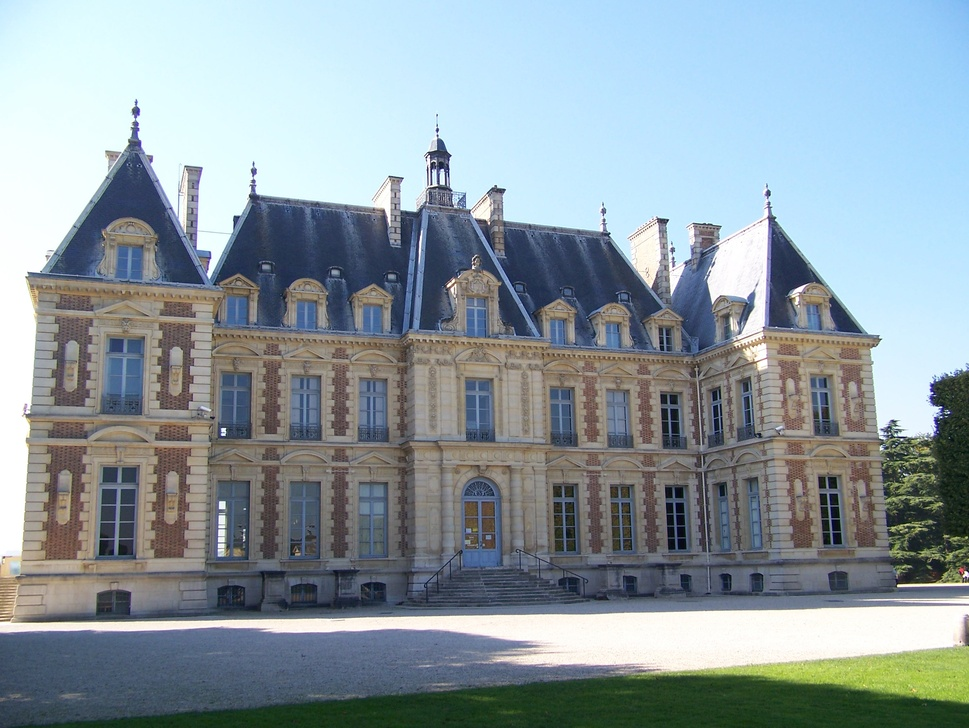
#> input picture sfm/images2/00001.jpg, 969 x 728 px, shrunk from 2832 x 2128 before the run; its folder holds 4 pictures in this run
$ python sfm.py
#> lines starting #> are read from the running program, lines starting #| are printed output that depends on the picture
#!/usr/bin/env python
# -*- coding: utf-8 -*-
# @Time        :2021/12/24 16:49
# @Author      :weiz
# @ProjectName :Sfm-python-master
# @File        :sfm.py
# @Description :
import os
import sys
import cv2
import numpy as np
from scipy.optimize import least_squares
import math
import matplotlib.pyplot as plt
from mpl_toolkits.mplot3d import Axes3D
#from mayavi import mlab  # 这个安装挺麻烦的，不过不依赖也行，它只是方便展示作用
import time

def extract_feature(image_names):
    """
    extract feature
    :param image_names:
    :return:
    """
    sift = cv2.SIFT_create(0, 3, 0.04, 10)
    key_points_for_all = []  # 关键点信息，包括：angle、class_id、octave、pt、response、size
    descriptor_for_all = []  # 特征点的特征描述符，是一个一维列表，列表元素为Dmatch类型
    colors_for_all = []  # 特征点该点的颜色信息
    image_for_all = []  # 图片

    for image_name in image_names:
        image = cv2.imread(image_name)
#> image is the input picture: shape (728, 969, 3); mean B, G, R 161.4, 154.4, 140.5

        if image is None:
            print("the {} path is error!".format(image_name))
            continue

        gray = cv2.cvtColor(image, cv2.COLOR_BGR2GRAY)
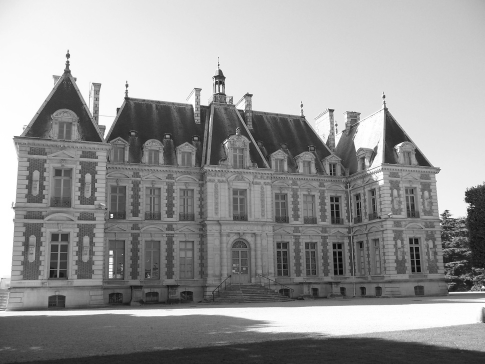
#> gray: shape (728, 969) (shown at 1/2 size); min 3, max 255, mean 151
        key_points, descriptor = sift.detectAndCompute(gray, None)
#> key_points = 3708 keypoints; strongest (x, y, size): (899, 586, 2.2), (136, 111, 5.8), (223, 430, 3.2), (222, 505, 5.2)
        if len(key_points) <= 10:
            print("This {} has less than 10 feature points!".format(image_name))
            continue

        key_points_for_all.append(key_points)
        descriptor_for_all.append(descriptor)

        colors = np.zeros((len(key_points), 3))
        for i, key_point in enumerate(key_points):
            p = key_point.pt
            colors[i] = image[int(p[1])][int(p[0])]
#> this loop made 3708 passes
#> (key_point, p) on passes 1 to 3: (keypoint at (2.3, 699.1), size 2.7, (2.29, 699.1)), (keypoint at (2.3, 699.1), size 2.7, (2.29, 699.1)), (keypoint at (7, 573.9), size 6.3, (6.97, 573.9))
        colors_for_all.append(colors)

        image_for_all.append(image)
#> pass 2 of the loop in extract_feature, `for image_name in image_names:`:
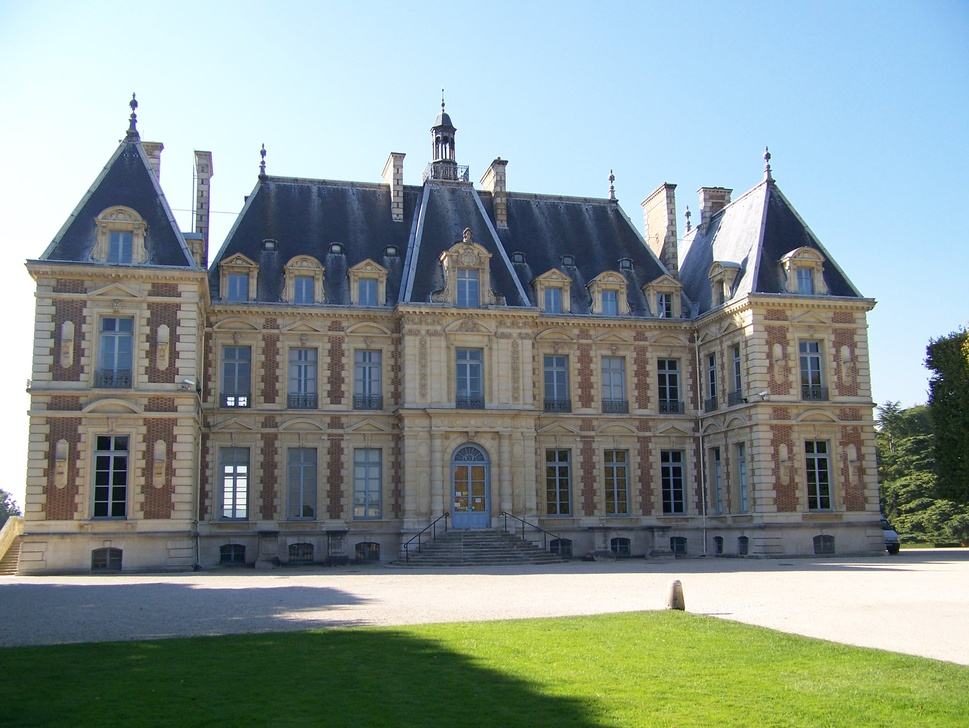
#> input picture sfm/images2/00002.jpg, 969 x 728 px, shrunk from 2832 x 2128 before the run
#> in extract_feature, image is the input picture: shape (728, 969, 3); mean B, G, R 147.4, 150.2, 136.4
#> in extract_feature, `gray = cv2.cvtColor(image, cv2.COLOR_BGR2GRAY)`:
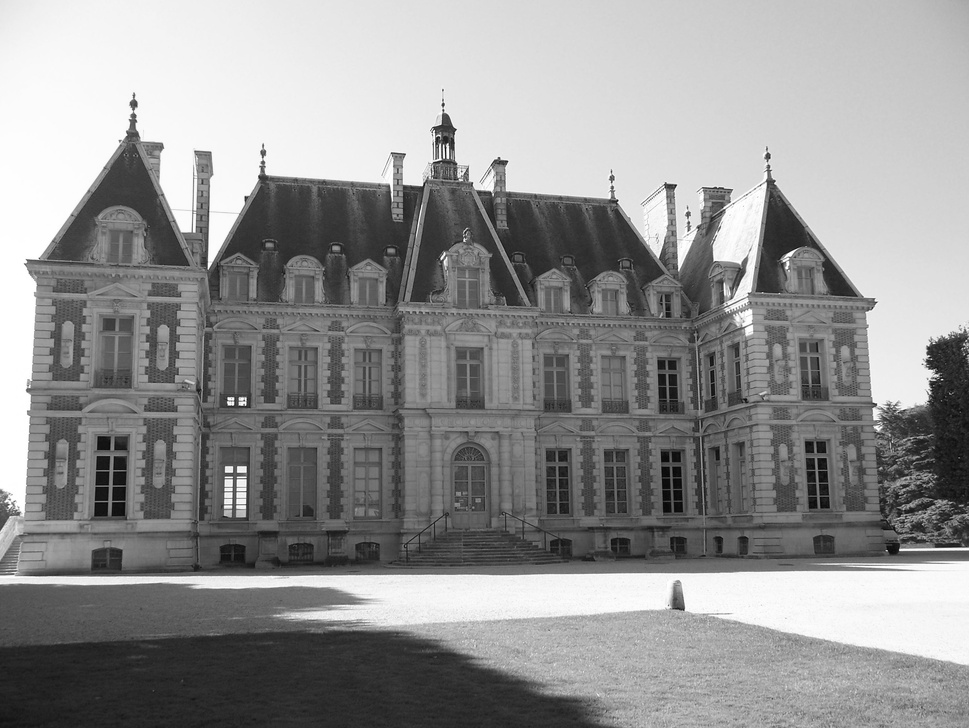
#> gray: shape (728, 969); min 3, max 255, mean 145.8
#> key_points = 3489 keypoints; strongest (x, y, size): (443, 105, 2.2), (134, 104, 5.6), (900, 550, 1.9), (229, 469, 4.9)
#> the loop in extract_feature, `for i, key_point in enumerate(key_points):` made 3489 passes
#> (key_point, p) on passes 1, 3, 4: (keypoint at (7.9, 546.5), size 2, (7.89, 546.5)), (keypoint at (10, 573), size 3.6, (10.01, 573)), (keypoint at (11.5, 586.2), size 4.1, (11.55, 586.2))

    return np.array(key_points_for_all, dtype=object), np.array(descriptor_for_all, dtype=object),\
           np.array(colors_for_all, dtype=object), image_for_all


def match_features(key_points_for_all, descriptor_for_all, ratio, image_for_all, is_show=None):
    """
    match features
    :param key_points_for_all:
    :param descriptor_for_all:
    :param ratio: Ratio Test
    :param image_for_all:
    :param is_show:
    :return:
    """
#> called with key_points_for_all = array of shape (4,), descriptor_for_all = array of shape (4,), ratio = 0.5, is_show = False
    if is_show == True:
        is_show = True
    else:
        is_show = False

    bf = cv2.BFMatcher(cv2.NORM_L2)
    matches_for_all = []
    for i in range(len(descriptor_for_all) - 1):
        # 特征匹配可以采用多种方法，下面采用Lowe's算法+KNN近邻算法
        # 可能会出现trainDescCollection[iIdx].rows < IMGIDX_ONE的错误，目前估计是opencv自身的bug
        knn_matches = bf.knnMatch(descriptor_for_all[i], descriptor_for_all[i + 1], k=2)
        good_matches = []
        good_matches_show = []
        # m表示大图像上最匹配点的距离，n表示次匹配点的距离，若比值小于ratio则舍弃
        for m, n in knn_matches:
            if m.distance < ratio * n.distance:
                good_matches.append(m)
                good_matches_show.append([m])

        matches_for_all.append(np.array(good_matches))

        print("Complete the matching of the {}th and {}th pictures!".format(i+1, i+2))
        if is_show:
            img_matches = np.empty((max(image_for_all[i].shape[0], image_for_all[i+1].shape[0]),
                                    image_for_all[i].shape[1] + image_for_all[i+1].shape[1], 3), dtype=np.uint8)
            cv2.drawMatchesKnn(image_for_all[i], key_points_for_all[i], image_for_all[i+1], key_points_for_all[i+1],
                               good_matches_show, img_matches)
            cv2.imshow("matches", img_matches)
            cv2.waitKey(500)

    if is_show:
        cv2.destroyWindow("matches")
    return np.array(matches_for_all, dtype=object)


def get_matched_points(key_points_image1, key_points_image2, matches):
    """
    根据匹配信息获取两张图对应点的坐标信息
    :param key_points_image1:
    :param key_points_image2:
    :param matches:
    :return:
    """
    matche_points_1 = np.asarray([key_points_image1[m.queryIdx].pt for m in matches])
    matche_points_2 = np.asarray([key_points_image2[m.trainIdx].pt for m in matches])

    return matche_points_1, matche_points_2


def get_matched_colors(color_image1, color_image2, matches):
    """
    根据匹配信息获取两张图对应点的颜色信息
    :param color_image1:
    :param color_image2:
    :param matches:
    :return:
    """
    matches_color_1 = np.asarray([color_image1[m.queryIdx] for m in matches])
    matches_color_2 = np.asarray([color_image2[m.trainIdx] for m in matches])

    return matches_color_1, matches_color_2


def get_transform(imp, key_point_1, key_point_2):
    """
    从本质矩阵中恢复R、t,它表示的是key_point_1到key_point_2的变换
    :param imp:
    :param key_point_1:
    :param key_point_2:
    :return:
    """
    E, mask = cv2.findEssentialMat(key_point_1, key_point_2, imp)
    pass_count, R, t, mask = cv2.recoverPose(E, key_point_1, key_point_2, imp, mask=mask)

    return R, t, mask


def mask_points(points, mask):
    """
    选择重合的点
    :param points:
    :param mask:
    :return:
    """
    p1_copy = []
    for i in range(len(mask)):
        if mask[i] > 0:
            p1_copy.append(points[i])

    return np.array(p1_copy)


def reconstruct(ipm, R1, t1, R2, t2, p1, p2):
    """
    三维重建：特征点的三角化
    :param ipm:
    :param R1:
    :param t1:
    :param R2:
    :param t2:
    :param p1:
    :param p2:
    :return:
    """
    proj1 = np.zeros((3, 4))
    proj2 = np.zeros((3, 4))
    proj1[0:3, 0:3] = np.float32(R1)
    proj1[:, 3] = np.float32(t1.T)
    proj2[0:3, 0:3] = np.float32(R2)
    proj2[:, 3] = np.float32(t2.T)

    ipm = np.float32(ipm)
    proj1 = np.dot(ipm, proj1)
    proj2 = np.dot(ipm, proj2)
    s = cv2.triangulatePoints(proj1, proj2, p1.T, p2.T)

    structure = []
    # 齐次坐标转三维坐标：前三个维度除以第四个维度
    for i in range(len(s[0])):
        col = s[:, i]
        col /= col[3]
        structure.append([col[0], col[1], col[2]])

    return np.array(structure)


def init_sfm(ipm, key_points_for_all, colors_for_all, matches_for_all):
    """
    sfm算法前期准备工作
    :param ipm:Camera internal parameter matrix
    :param key_points_for_all:
    :param colors_for_all:
    :param matches_for_all:
    :return:
    """
    # 获取前两张图匹配到的特征点的坐标以及颜色信息
    matche_p1, matche_p2 = get_matched_points(key_points_for_all[0], key_points_for_all[1], matches_for_all[0])
    matche_c1, matche_c2 = get_matched_colors(colors_for_all[0], colors_for_all[1], matches_for_all[0])

    R, t, mask = get_transform(ipm, matche_p1, matche_p2)

    mask_p1 = mask_points(matche_p1, mask)
    mask_p2 = mask_points(matche_p2, mask)
    mask_color = mask_points(matche_c1, mask)
    # print(mask_p1)
    # print(mask_p2)
    # print(mask_color)

    # 以第一张图为参考坐标系,获取图一和图二的三角测量的三维坐标
    R1 = np.eye(3, 3)
    t1 = np.zeros((3, 1))
    structure = reconstruct(ipm, R1, t1, R, t, mask_p1, mask_p2)
    # print(structure)

    rotations = [R1, R]
    motions = [t1, t]
    correspond_struct_idx = []
    for key_p in key_points_for_all:
        # print(np.ones(len(key_p)) * -1)
        correspond_struct_idx.append(np.ones(len(key_p)) * - 1)
    correspond_struct_idx = np.array(correspond_struct_idx, dtype=object)

    idx = 0
    matches = matches_for_all[0]
    for i, match in enumerate(matches):
        if mask[i] == 0:
            continue
        correspond_struct_idx[0][int(match.queryIdx)] = idx
        correspond_struct_idx[1][int(match.trainIdx)] = idx
        idx += 1

    return structure, correspond_struct_idx, mask_color, rotations, motions


def get_3d_points_and_image_points(matches, struct_indices, structure, key_points):
    """
    获取作图像点以及空间点
    :param matches:
    :param struct_indices:
    :param structure:
    :param key_points:
    :return:
    """
    object_points = []
    image_points = []
    for match in matches:
        query_idx = match.queryIdx
        train_idx = match.trainIdx
        struct_idx = struct_indices[query_idx]
        if struct_idx < 0:
            continue
        object_points.append(structure[int(struct_idx)])
        image_points.append(key_points[train_idx].pt)

    return np.array(object_points), np.array(image_points)


def fusion_structure(matches, struct_indices, next_struct_indices, structure, next_structure, colors, next_colors):
    """
    点云进行融合
    :param matches:
    :param struct_indices:
    :param next_struct_indices:
    :param structure:
    :param next_structure:
    :param colors:
    :param next_colors:
    :return:
    """
    for i, match in enumerate(matches):
        query_idx = match.queryIdx
        train_idx = match.trainIdx
        struct_idx = struct_indices[query_idx]
        if struct_idx >= 0:
            next_struct_indices[train_idx] = struct_idx
            continue
        structure = np.append(structure, [next_structure[i]], axis=0)
        colors = np.append(colors, [next_colors[i]], axis=0)
        struct_indices[query_idx] = next_struct_indices[train_idx] = len(structure) - 1
    return struct_indices, next_struct_indices, structure, colors


def bundle_adjustment(rotations, motions, K, correspond_struct_idx, key_points_for_all, structure):
    """
    光束法平差
    https://blog.csdn.net/OptSolution/article/details/64442962
    :param rotations:
    :param motions:
    :param K:
    :param correspond_struct_idx:
    :param key_points_for_all:
    :param structure:
    :return:
    """
    for i in range(len(rotations)):
        r, _ = cv2.Rodrigues(rotations[i])
        rotations[i] = r
    for i in range(len(correspond_struct_idx)):
        point3d_ids = correspond_struct_idx[i]
        key_points = key_points_for_all[i]
        r = rotations[i]
        t = motions[i]
        for j in range(len(point3d_ids)):
            point3d_id = int(point3d_ids[j])
            if point3d_id < 0:
                continue
            new_point = get_3DPose_v2(structure[point3d_id], key_points[j].pt, r, t, K)
            structure[point3d_id] = new_point

    return structure


# [20 lines left out: function get_3DPose_v1, not called in this run]


def get_3DPose_v2(pos, ob, r, t, K, x=0.5, y=0.5):
    """

    :param pos:
    :param ob:
    :param r:
    :param t:
    :param K:
    :param x:
    :param y:
    :return:
    """
    p, J = cv2.projectPoints(pos.reshape(1, 1, 3), r, t, K, np.array([]))
    p = p.reshape(2)
    e = ob - p
    if abs(e[0]) > x or abs(e[1]) > y:
        return None
    return pos


def compute_reprojection_error(structure, rotations, motions, K, correspond_struct_idx, key_points_for_all):
    """
    计算整个重建的重投影误差

    参数:
        structure: 3D点云 (N x 3)
        rotations: 每帧的旋转矩阵列表
        motions: 每帧的平移向量列表
        K: 相机内参矩阵
        correspond_struct_idx: 每帧特征点对应的3D点索引
        key_points_for_all: 每帧的特征点

    返回:
        平均重投影误差（像素）
    """
    total_error = 0
    total_points = 0

    for i in range(len(rotations)):
        # 获取当前帧的位姿
        r_vec, _ = cv2.Rodrigues(rotations[i])
        t_vec = motions[i]

        # 获取当前帧的特征点和对应的3D点索引
        point3d_ids = correspond_struct_idx[i]
        key_points = key_points_for_all[i]

        frame_error = 0
        frame_points = 0

        for j in range(len(point3d_ids)):
            point3d_id = int(point3d_ids[j])
            if point3d_id < 0 or point3d_id >= len(structure):
                continue

            # 获取3D点和对应的2D观测
            point3d = structure[point3d_id]
            point2d_obs = key_points[j].pt

            # 重投影
            point2d_proj, _ = cv2.projectPoints(
                point3d.reshape(1, 1, 3),
                r_vec, t_vec, K, np.array([])
            )
            point2d_proj = point2d_proj.reshape(2)

            # 计算误差
            error = np.linalg.norm(point2d_obs - point2d_proj)
            frame_error += error
            frame_points += 1

        if frame_points > 0:
            avg_frame_error = frame_error / frame_points
            total_error += frame_error
            total_points += frame_points
            print(f"  第{i + 1}帧重投影误差: {avg_frame_error:.4f}像素 (基于{frame_points}个点)")

    if total_points > 0:
        return total_error / total_points
    else:
        return float('inf')

def show_3D_matplotlib(structure, colors):
    """
    使用matplotlib显示结果
    :param structure:
    :param colors:
    :return:
    """
    colors = colors / 255.0  # 确保是浮点数
    for i in range(len(colors)):
        colors[i, :] = colors[i, :][[2, 1, 0]]  # BGR转RGB

    fig = plt.figure(figsize=(10, 8))
    fig.suptitle('3D Reconstruction Result')

    # 方法1：使用add_subplot创建3D坐标轴（推荐）
    ax = fig.add_subplot(111, projection='3d')

    # 或者方法2：使用subplot（等效）
    # ax = fig.add_subplot(1, 1, 1, projection='3d')

    # 绘制点云
    for i in range(len(structure)):
        ax.scatter(structure[i, 0], structure[i, 1], structure[i, 2],
                   color=colors[i, :], s=2)  # s=2 调整点的大小

    # 设置坐标轴标签
    ax.set_xlabel('X axis')
    ax.set_ylabel('Y axis')
    ax.set_zlabel('Z axis')

    # 设置视角
    ax.view_init(elev=135, azim=90)

    # 自动调整坐标轴范围
    ax.set_xlim([structure[:, 0].min(), structure[:, 0].max()])
    ax.set_ylim([structure[:, 1].min(), structure[:, 1].max()])
    ax.set_zlim([structure[:, 2].min(), structure[:, 2].max()])

    plt.tight_layout()
    plt.show()
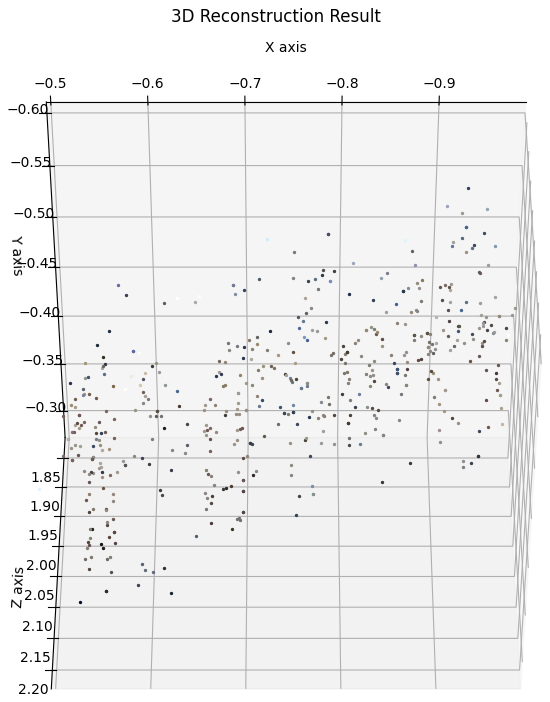
#> figure drawn by matplotlib, 1 panel

#先不使用mayavi来3D显示
# def show_3D_mayavi_v1(structure):
#     """
#     使用mayavi显示结果
#     :param structure:
#     :return:
#     """
#     mlab.points3d(structure[:, 0], structure[:, 1], structure[:, 2], mode='point', name='dinosaur')
#     mlab.show()
#
#
# def show_3D_mayavi_v2(structure, colors):
#     """
#     使用mayavi显示结果,加上颜色
#     :param structure:
#     :param colors:
#     :return:
#     """
#     colors = colors / 255
#     for i in range(len(structure)):
#         mlab.points3d(structure[i][0], structure[i][1], structure[i][2],
#                       mode='point', name='dinosaur', color=tuple(colors[i]))
#
#     mlab.show()


image_path = "./images2"
ipm = np.array([[2759.48, 0, 1520.69],
                [0, 2764.16, 1006.81],
                [0, 0, 1]])
dpv = np.array([])
ratio = 0.5


def main():
    # 开始计时
    start_time = time.time()

    image_names = os.listdir(image_path)
    image_names = sorted(image_names)

    for i in range(len(image_names)):
        image_names[i] = os.path.join(image_path, image_names[i])

    # 记录各个阶段的耗时
    t1 = time.time()
    key_points_for_all, descriptor_for_all, colors_for_all, image_for_all = extract_feature(image_names)
    t2 = time.time()
    print(f"[耗时] 特征提取: {t2 - t1:.2f}秒")

    matches_for_all = match_features(key_points_for_all, descriptor_for_all, ratio, image_for_all, False)
    t3 = time.time()
    print(f"[耗时] 特征匹配: {t3 - t2:.2f}秒")

    structure, correspond_struct_idx, colors, rotations, motions = init_sfm(ipm, key_points_for_all,
                                                                            colors_for_all, matches_for_all)
    t4 = time.time()
    print(f"[耗时] 初始SFM: {t4 - t3:.2f}秒")

    for i in range(1, len(matches_for_all)):
        object_points, image_points = get_3d_points_and_image_points(matches_for_all[i], correspond_struct_idx[i],
                                                                     structure, key_points_for_all[i + 1])

        if len(image_points) == 0:
            print("The feature points of the {}th picture and the {}th picture do not match!".format(i + 1, i + 2))
            print("It is recommended to delete part of the picture to try or take the picture again!")
            sys.exit()

        retval, R_vector, t, inliers = cv2.solvePnPRansac(object_points, image_points, ipm, dpv)
        R_mat, jacobian = cv2.Rodrigues(R_vector)
        rotations.append(R_mat)
        motions.append(t)

        p1, p2 = get_matched_points(key_points_for_all[i], key_points_for_all[i + 1], matches_for_all[i])
        c1, c2 = get_matched_colors(colors_for_all[i], colors_for_all[i + 1], matches_for_all[i])
        next_structure = reconstruct(ipm, rotations[i], motions[i], R_mat, t, p1, p2)

        correspond_struct_idx[i], correspond_struct_idx[i + 1], structure, colors = \
            fusion_structure(matches_for_all[i], correspond_struct_idx[i], correspond_struct_idx[i + 1],
                             structure, next_structure, colors, c1)

    t5 = time.time()
    print(f"[耗时] 增量重建: {t5 - t4:.2f}秒")

    # BA优化前记录点数
    points_before_ba = len(structure)
    print(f"[统计] BA优化前点数: {points_before_ba}")

    structure = bundle_adjustment(rotations, motions, ipm, correspond_struct_idx, key_points_for_all, structure)
    t6 = time.time()
    print(f"[耗时] BA优化: {t6 - t5:.2f}秒")

    # 删除无效点
    i = 0
    while i < len(structure):
        if math.isnan(structure[i][0]):
            structure = np.delete(structure, i, 0)
            colors = np.delete(colors, i, 0)
            i -= 1
        i += 1

    points_after_ba = len(structure)
    print(f"[统计] BA优化后有效点数: {points_after_ba}")
    print(f"[统计] 移除的无效点数: {points_before_ba - points_after_ba}")

    # 计算重投影误差
    reprojection_error = compute_reprojection_error(
        structure, rotations, motions, ipm,
        correspond_struct_idx, key_points_for_all
    )
    print(f"[精度] 平均重投影误差: {reprojection_error:.4f}像素")

    # 总耗时
    end_time = time.time()
    total_time = end_time - start_time
    print("=" * 50)
    print(f"[总耗时] {total_time:.2f}秒")
    print(f"[总点数] {len(structure)}")
    print(f"[平均误差] {reprojection_error:.4f}像素")
    print("=" * 50)

    np.save('structure.npy', structure)
    np.save('colors.npy', colors)

    # print(structure.shape)
    # print(colors.shape)
    show_3D_matplotlib(structure,colors)
    #show_3D_mayavi_v1(structure)
    # show_3D_mayavi_v2(structure, colors)


if __name__ == "__main__":
    main()
